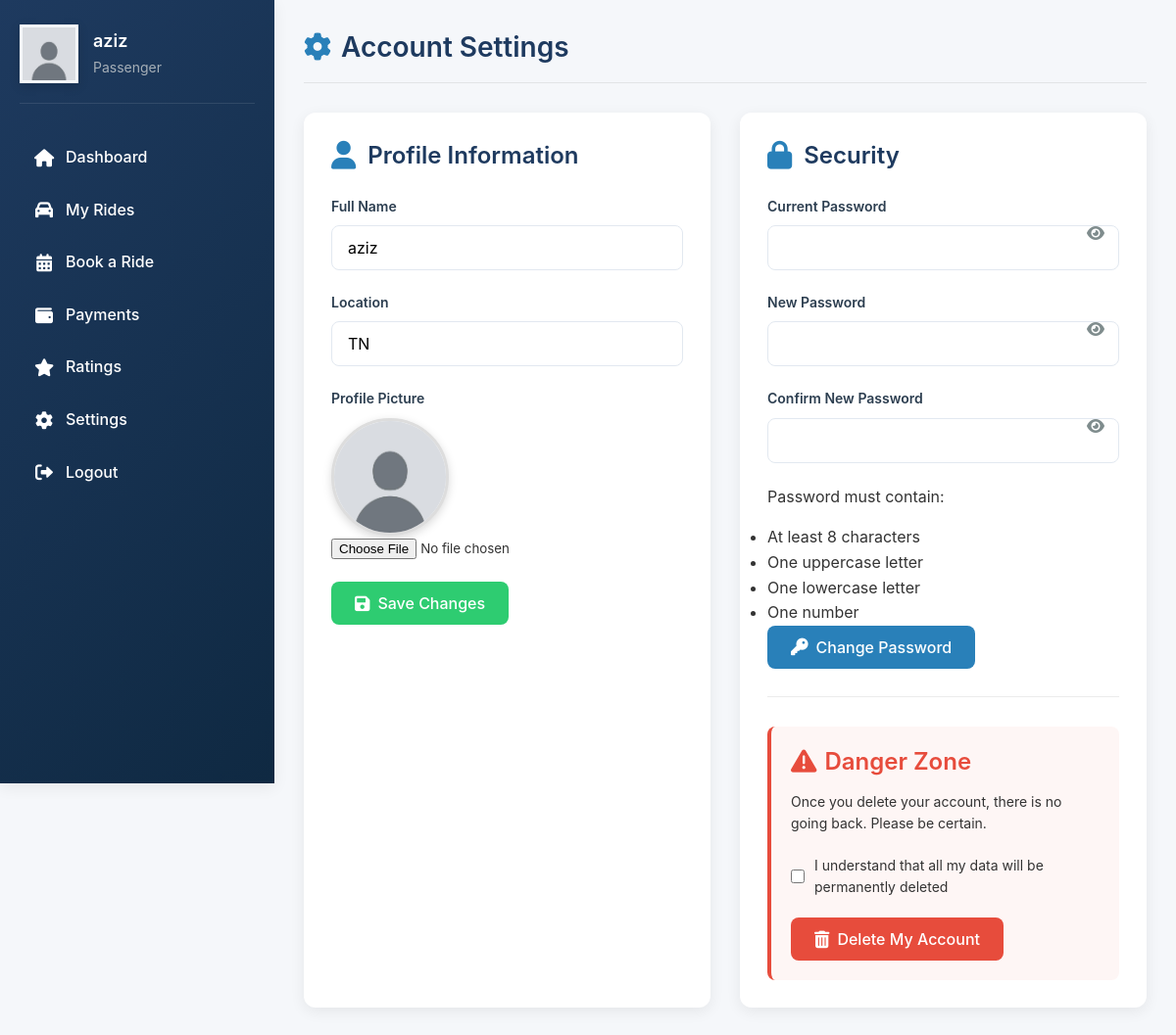
The page /Pages/settings.php (signed in) on the database its author committed.
### tables this page shows
CREATE TABLE "users" (
	"id"	INTEGER,
	"username"	TEXT NOT NULL UNIQUE,
	"email"	TEXT NOT NULL UNIQUE,
	"password"	TEXT NOT NULL,
	"Region"	TEXT NOT NULL,
	"is_driver"	BOOLEAN DEFAULT 0,
	"is_student"	BOOLEAN DEFAULT 0,
	"balance"	REAL DEFAULT 0,
	"picture"	varchar(255) DEFAULT '../Src/default.jpg',
	"score"	REAL DEFAULT 5.0,
	"created_at"	TIMESTAMP DEFAULT CURRENT_TIMESTAMP,
	PRIMARY KEY("id" AUTOINCREMENT)
);

### classes/users.php (called while the page is built, shortened)
<?php
class User {
    private $username;
    private $region;
    private $picture;
    private $db;
    public function __construct(PDO $db) {
        $this->db = $db;
    }
    public function load(int $userId): bool {
        try {
            $stmt = $this->db->prepare("SELECT * FROM users WHERE id = ?");
            $stmt->execute([$userId]);
            $user = $stmt->fetch(PDO::FETCH_ASSOC);
            if ($user) {
                $this->username = $user['username'];
                $this->region = $user['Region'] ?? $user['region'] ?? '';
                $this->picture = $user['picture'] ?? null;
                return true;
            }
            return false;
        } catch (PDOException $e) {
            error_log("Error loading user #$userId: " . $e->getMessage());
            return false;
        }
    }
    public function getProfilePicture(): ?string {
        return $this->picture;
    }
    public function getUsername(): ?string { return $this->username; }
    public function getRegion(): ?string { return $this->region; }
}

### server/session.php (called while the page is built, shortened)
<?php
require_once __DIR__ . '/../classes/users.php';
function getDB(): PDO {
    static $pdo = null;
    if ($pdo === null) {
        $db = new Database();
        $pdo = $db->getConnection();
    }
    return $pdo;
}
function getCurrentUser(): ?User {
    $user = new User(getDB());
    return $user->load($_SESSION['user_id']) ? $user : null;
}

### server/language.php (called while the page is built, shortened)
<?php
$langDir = __DIR__ . '/../lang/';
function t($key, $default = '') {
     return $GLOBALS['translations'][$key] ?? $default;
 }$GLOBALS['translations'] = include $langDir . $GLOBALS['languages'][$GLOBALS['selectedLang']]['file'];
function addLangAndCountryToUrl($url)
{
    $lang = $_GET['lang'] ?? 'en';
    $country = $_GET['country'] ?? 'tn';
    $separator = (parse_url($url, PHP_URL_QUERY) == NULL) ? '?' : '&';
    return $url . $separator . 'lang=' . urlencode($lang) . '&country=' . urlencode($country);
}

### Pages/settings.php (the view, shortened to what this page needs)
<?php
require_once '../server/session.php';
require_once '../classes/users.php';
$currentUser = getCurrentUser();
?>
<!DOCTYPE html>
<html lang="en">
<head>
    <link rel="stylesheet" href="https://cdnjs.cloudflare.com/ajax/libs/font-awesome/6.0.0/css/all.min.css">
    <link rel="stylesheet" href="../css/settings.css">
</head>
<body>
    <?php require_once '../include/sidebar.php'; ?>
    <div class="main-content">
        <div class="settings-container">
            <div class="settings-header">
                <h1><i class="fas fa-cog"></i> Account Settings</h1>
            </div>
            <div class="settings-grid">
                <div class="settings-card">
                    <h2><i class="fas fa-user"></i> Profile Information</h2>
                    <form action="settings.php" method="POST" enctype="multipart/form-data">                        <div class="form-group">
                            <label for="name">Full Name</label>
                            <input type="text" id="name" name="name" class="form-control"
                                   value="<?php echo htmlspecialchars($currentUser->getUsername()); ?>" required>
                        </div>
                        <div class="form-group">
                            <label for="region">Location</label>
                            <input type="text" id="region" name="region" class="form-control"
                                   value="<?php echo htmlspecialchars($currentUser->getRegion()); ?>"
                                   placeholder="Your country or city">
                        </div>
                        <div class="form-group">
    <label for="profile_picture">Profile Picture</label>
    <div class="form-group">
        <img src="<?= htmlspecialchars($currentUser->getProfilePicture() ?? '../src/default.jpg') ?>"
             alt="Profile Picture" id="profile-preview" class="profile-pic">
        <input type="file" id="profile_picture" name="profile_picture" accept="image/*" class="profile-picture-input">
    </div>
</div>
                        <button type="submit" name="update_profile" class="btn btn-success">
                            <i class="fas fa-save"></i> Save Changes
                        </button>
                    </form>
                </div>
                <div class="settings-card">
                    <h2><i class="fas fa-lock"></i> Security</h2>
                    <form action="settings.php" method="POST">
                        <div class="form-group password-toggle">
                            <label for="current_password">Current Password</label>
                            <input type="password" id="current_password" name="current_password" class="form-control" required>
                            <i class="fas fa-eye" id="toggle-current-password"></i>
                        </div>
                        <div class="form-group password-toggle">
                            <label for="new_password">New Password</label>
                            <input type="password" id="new_password" name="new_password" class="form-control" required>
                            <i class="fas fa-eye" id="toggle-new-password"></i>
                        </div>
                        <div class="form-group password-toggle">
                            <label for="confirm_password">Confirm New Password</label>
                            <input type="password" id="confirm_password" name="confirm_password" class="form-control" required>
                            <i class="fas fa-eye" id="toggle-confirm-password"></i>
                        </div>
                        <div class="password-requirements">
                            <p>Password must contain:</p>
                            <ul>
                                <li>At least 8 characters</li>
                                <li>One uppercase letter</li>
                                <li>One lowercase letter</li>
                                <li>One number</li>
                            </ul>
                        </div>
                        <button type="submit" name="change_password" class="btn">
                            <i class="fas fa-key"></i> Change Password
                        </button>
                    </form>
                    <hr class="section-divider">
                    <div class="danger-zone">
                        <h3><i class="fas fa-exclamation-triangle"></i> Danger Zone</h3>
                        <p>
                            Once you delete your account, there is no going back. Please be certain.
                        </p>
                        <form action="settings.php" method="POST" id="delete-account-form">
                            <div class="delete-confirm">
                                <input type="checkbox" id="confirm_delete" name="confirm_delete" required>
                                <label for="confirm_delete">I understand that all my data will be permanently deleted</label>
                            </div>
                            <button type="submit" name="delete_account" class="btn btn-danger" id="delete-account-btn">
                                <i class="fas fa-trash-alt"></i> Delete My Account
                            </button>
                        </form>
                    </div>
                </div>
            </div>
        </div>
    </div>
</body>
</html>

### include/sidebar.php (shortened to what this page needs)
<?php
require_once '../server/session.php';
require_once '../server/language.php';
$username = 'Guest';
$profilePic = '../src/default.jpg';
$userRole = 'Guest';
if (isLoggedIn() && isset($_SESSION['user_data'])) {
    $userData = $_SESSION['user_data'];
    $username = $userData['username'] ?? 'User';
    $profilePic = $userData['profile_picture'] ?? '../src/default.jpg';
    $roles = [];
$roles[] = t('roles.passenger', 'Passenger');
$userRole = implode(' & ', $roles);
}
?>
<link rel="stylesheet" href="../css/sidebar.css">
<link rel="stylesheet" href="https://cdnjs.cloudflare.com/ajax/libs/font-awesome/6.0.0/css/all.min.css">
<aside class="sidebar">
    <div class="profile">
        <div class="profile-pic">
            <img src="<?php echo htmlspecialchars($profilePic); ?>" alt="Profile Picture">
        </div>
        <div class="profile-info">
            <h3><?php echo htmlspecialchars($username); ?></h3>
            <p><?php echo htmlspecialchars($userRole); ?></p>
        </div>
    </div>
    <ul class="nav-menu">
        <li><a href="<?php echo addLangAndCountryToUrl('interface.php'); ?>" class="<?php echo basename($_SERVER['PHP_SELF']) == 'interface.php' ? 'active' : ''; ?>">
            <i class="fas fa-home"></i> <span><?php echo t('dashboard', 'DASHBOARD'); ?></span>
        </a></li>
        <li><a href="<?php echo addLangAndCountryToUrl('my_rides.php'); ?>">
            <i class="fas fa-car"></i> <span><?php echo t('my_rides', 'My Rides'); ?></span>
        </a></li>
        <li><a href="<?php echo addLangAndCountryToUrl('book_ride.php'); ?>">
            <i class="fas fa-calendar-alt"></i> <span><?php echo t('book_ride', 'Book a Ride'); ?></span>
        </a></li>
        <li><a href="<?php echo addLangAndCountryToUrl('payments.php'); ?>">
            <i class="fas fa-wallet"></i> <span><?php echo t('payments', 'Payments'); ?></span>
        </a></li>
        <li><a href="<?php echo addLangAndCountryToUrl('ratings.php'); ?>">
            <i class="fas fa-star"></i> <span><?php echo t('ratings', 'Ratings'); ?></span>
        </a></li>
        <li><a href="<?php echo addLangAndCountryToUrl('settings.php'); ?>">
            <i class="fas fa-cog"></i> <span><?php echo t('settings', 'Settings'); ?></span>
        </a></li>
        <li><a href="<?php echo addLangAndCountryToUrl('../index.php'); ?>">
            <i class="fas fa-sign-out-alt"></i> <span><?php echo t('logout', 'Logout'); ?></span>
        </a></li>
    </ul>
</aside>

### Css/sidebar.css (style rules this page uses)
.sidebar { width: var(--sidebar-width); background: linear-gradient(135deg, var(--primary) 0%, var(--primary-dark) 100%); color: var(--text-white); height: 100vh; position: fixed; left: 0; top: 0; padding: 25px 20px; box-shadow: var(--shadow-md); z-index: 100; transition: all var(--transition-speed); overflow-y: auto; }
.profile { display: flex; align-items: center; margin-bottom: 30px; padding-bottom: 20px; border-bottom: 1px solid rgba(255, 255, 255, 0.1); }
.profile-pic { width: 60px; height: 60px; background-color: var(--light); display: flex; align-items: center; justify-content: center; margin-right: 15px; overflow: hidden; border: 3px solid rgba(255, 255, 255, 0.2); box-shadow: 0 3px 10px rgba(0, 0, 0, 0.15); transition: all var(--transition-speed); }
.profile-pic img { width: 100%; height: 100%; object-fit: cover; }
.profile-info h3 { font-size: var(--font-md); margin-bottom: 5px; color: var(--text-white); font-weight: 600; }
.profile-info p { font-size: var(--font-sm); opacity: 0.85; color: var(--text-muted); margin-bottom: 0; }
.nav-menu { list-style: none; margin-top: 10px; }
.nav-menu li { margin-bottom: 4px; }
.nav-menu a { color: var(--text-white); text-decoration: none; display: flex; align-items: center; padding: 12px 15px; border-radius: 8px; transition: all var(--transition-speed); font-weight: 500; position: relative; overflow: hidden; }
.nav-menu a::before { content: ''; position: absolute; left: 0; top: 0; height: 100%; width: 3px; background-color: var(--secondary-light); transform: scaleY(0); transition: transform 0.2s; }
.nav-menu i { margin-right: 12px; width: 20px; text-align: center; font-size: var(--font-md); transition: all var(--transition-speed); }

### rows shown on the page
users: username "aziz", name "aziz", region "TN", picture (placeholder picture)

### other values the page prints
$userRole "Passenger"
t('dashboard', 'DASHBOARD') "Dashboard"
t('my_rides', 'My Rides') "My Rides"
t('book_ride', 'Book a Ride') "Book a Ride"
t('payments', 'Payments') "Payments"
t('ratings', 'Ratings') "Ratings"
t('settings', 'Settings') "Settings"
t('logout', 'Logout') "Logout"
